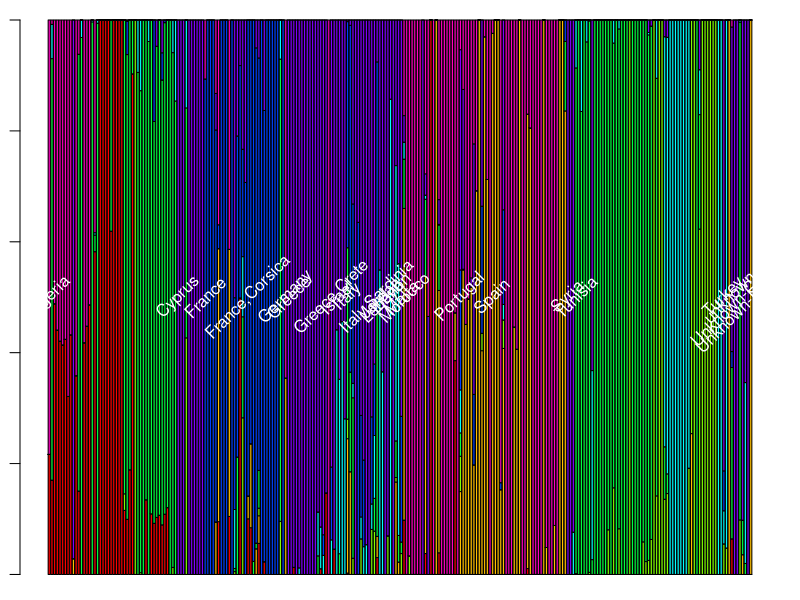

This figure's R source: (Note: this script raises an error after producing the figure.)
ADM=read.csv("Admixture.csv",row.names = 1)
head(ADM)

# Instruction to name bars:
barNaming <- function(vec) {
  retVec <- vec
  for (k in 2:length(vec)) {
    if (vec[k - 1] == vec[k])
      retVec[k] <- ""
  }
  return(retVec)
}


# Size of the plot - these are margins, also related to the end appearance of the plot
par(mar = c(1, 1, 1, 1))

#This is my selection of colors and display for K=8 
x=barplot(t(as.matrix(ADM[, 7:14])),
          col = rainbow(8),
          horiz = FALSE,
          las = 2,
          cex.axis = 0.1,
          cex.names = 0.65,
)
text(x,0.5,barNaming(ADM$Country),srt=45, col='white')

##consider phenotype


GROUPS=unique(ADM$Country);GROUPS

K=8
f=c();p=c();
for(g in GROUPS){
  print(g)
  Y=ADM[ADM$Country==g,7:14];head(Y); dim(Y)
  L<-min(10,dim(unique(Y))[1])
  print( L );print(g)
  N = length(Y[,1]);
  
  if(L<=2){
    dat_s=cbind(paste(g,0,sep='_'),Y)
    write.table(dat_s, "Medicago.csv", append=T ,col.names = FALSE, row.names = T, sep=',')
  }
  
  is_stop=FALSE;
  if(L>2){
    for(k in (L-1):2){
      print(k)
      if(!is_stop){
        
        kclus <- kmeans(Y,centers= k, iter.max=1000, nstart=10000)
        #  p=c(p,round(kclus$betweenss/kclus$totss*100))
        
        
        mind=10000;
        mink1=0; mink2=0;
        
        
        for(k1 in 1:(k-1)){
          for(k2 in (k1+1):k){
            KLD=0;
            #collapsed of k1 and k2
            Q=(kclus$centers[k1,]+kclus$centers[k2,])/2+0.0000001;
            P1= kclus$centers[k1,]+0.0000001;
            P2= kclus$centers[k2,]+0.0000001;
            KLD=sum(P1*log(P1/Q,2)+P2*log(P2/Q,2)+ Q*log(Q/P1,2)+Q*log(Q/P2,2))/2
            if(KLD<mind){
              mind=KLD;
              mink1=k1; mink2=k2;
            }#if
          }#over k2
        }#over k1
        
        f=c(f,mind)
        print(mind)
        if(mind>=0.04){ #stop collapsing
          is_stop=TRUE;
          print(paste("Number of clusters for ", g, k))
          dat_s=cbind(paste(g,kclus$cluster,sep='_'), Y)
          write.table(dat_s,  "Medicago.csv", append=T ,col.names = FALSE, row.names = T, sep=',')
          break;
        }#if
      } #if stop
    }#over k
    if(is_stop==FALSE){
      print(paste("Number of clusters for ", g, k-1))
      dat_s=cbind(paste(g,0,sep='_'), Y)
        write.table(dat_s,  "Medicago.csv",  append=T ,col.names = FALSE, row.names = T, sep=',')
    }#if stop is FALSE
  }#if L>2
}

ALL=unique(read.csv("Medicago.csv", header=F))
dim(ALL)
head(ALL)
names(ALL)=c("SAMPLE","CLUSTER",names(Y))
head(ALL)
dat_mean=aggregate(ALL[,3:(K+2)],by=list(ALL$CLUSTER),FUN='mean');head(dat_mean)
dat_sd=aggregate(ALL[,3:(K+2)],by=list(ALL$CLUSTER),FUN='sd')
dat_N=aggregate(ALL[,1],by=list(ALL$CLUSTER),FUN='length');head(dat_N)
dat_mean=merge(dat_mean,dat_N, by='Group.1')
dat_sd=merge(dat_sd,dat_N, by='Group.1')

write.csv(dat_mean,"Medicago.mean.csv")
write.csv(dat_sd,"Medicago.sd.csv")

d=dist(dat_mean[,2:(K+1)])
hc=hclust(d)

jpeg("medicago.ordered.clustered.jpg")

x=barplot(t(as.matrix(dat_mean[hc$order,2:(K+1)])), col=rainbow(K), border=NA,
         las=2)
text(x, 0.5,barNaming(dat_mean$Group.1[hc$order]), col='white',srt=45 )
dev.off()

  M=25
  ADM=read.csv('Admixture.csv',row.names = 1)
  TEST=subset(ADM, is.na(ADM$Lat))
  REF=subset(ADM, !is.na(ADM$Lat))
  Phen=read.csv('pheno.csv',row.names = 1); head(Phen)
  AMDPH=na.omit(merge(REF, Phen, by='row.names'))
  for(i in 1:dim(TEST)[1]){
    Y=TEST[i,7:14];Y
    DIST=c()
    for(j in 1:dim(AMDPH)[1]){
      Z=AMDPH[j,8:15];Z
      d=sum((Y-Z)^2);d
      DIST=c(DIST,d)
    }
    I=order(DIST)[1:M];I
    Ph=AMDPH$MaxSymptomScore[I];Ph
    Dist=DIST[I]+1.E-15;Dist
    w=min(Dist)/Dist;w
    predPh=sum(w*Ph)/sum(w);predPh
    predLat=sum(w*AMDPH$Lat[I])/sum(w);predLat
    predLon=sum(w*AMDPH$Long[I])/sum(w);predLon
  }